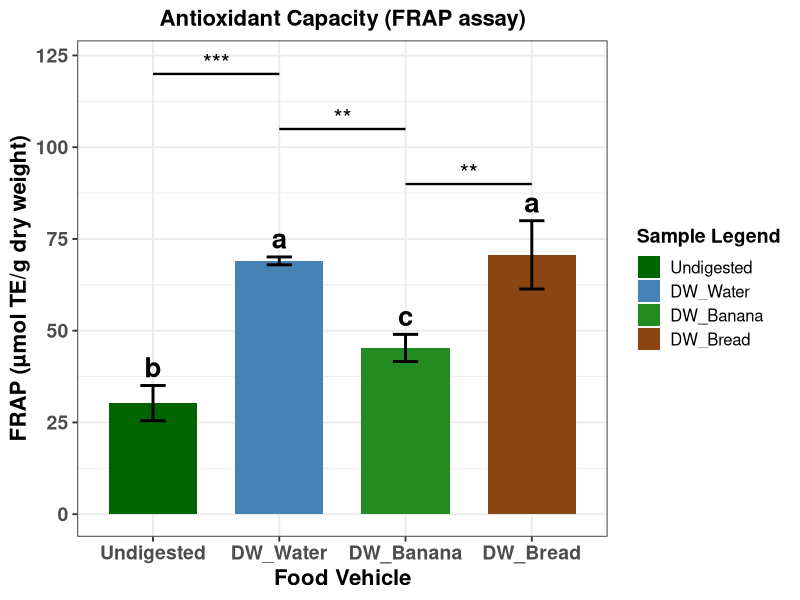

R code for this plot:
#This Code is made by Maruf Raihan (PhD,NICHE,Ulster)for FRAP data statistical analysis and visual presentation

library(dplyr)
library(ggplot2)
library(multcompView)

# -----------------------------
# Raw FRAP data
# -----------------------------
FRAP <- c(
  33.80, 32.20, 24.80,      # Undigested
  68.80, 68.10, 70.20,      # DW-Water
  41.60, 45.30, 49.00,      # DW-Banana
  81.40, 65.61, 64.97       # DW-Bread
)

group <- factor(rep(c("Undigested", "DW_Water", "DW_Banana", "DW_Bread"), each = 3))
df <- data.frame(FRAP, group)

# -----------------------------
# ANOVA + Tukey
# -----------------------------
anova_result <- aov(FRAP ~ group, data = df)
tukey <- TukeyHSD(anova_result)

# Extract p-values
pvals <- tukey$group[, "p adj"]
names(pvals) <- rownames(tukey$group)

# -----------------------------
# Tukey LETTERS (NEW)
# -----------------------------
letters <- multcompLetters(pvals)$Letters
letters_df <- data.frame(
  Sample = names(letters),
  Letter = letters
)

# -----------------------------
# Summary table (means + SD)
# -----------------------------
df_summary <- df %>%
  group_by(group) %>%
  summarise(
    Mean = mean(FRAP),
    SD   = sd(FRAP),
    .groups = "drop"
  )

df_summary$Sample <- factor(df_summary$group,
                            levels = c("Undigested", "DW_Water", "DW_Banana", "DW_Bread"))

# Merge Tukey letters into summary
df_summary <- merge(df_summary, letters_df, by.x = "Sample", by.y = "Sample")

# -----------------------------
# Function: convert p-value → asterisks
# -----------------------------
p_to_star <- function(p) {
  if (p < 0.0001) return("****")
  if (p < 0.001)  return("***")
  if (p < 0.01)   return("**")
  if (p < 0.05)   return("*")
  return("ns")
}

# -----------------------------
# Build automatic bracket table
# -----------------------------
comparisons <- data.frame(
  comp = names(pvals),
  p = pvals,
  stars = sapply(pvals, p_to_star)
)

# Split "A-B" into two groups
comparisons <- comparisons %>%
  mutate(
    g1 = sub("-.*", "", comp),
    g2 = sub(".*-", "", comp)
  )

# -----------------------------
# REMOVE ONLY:
# Undigested – DW_Banana
# Undigested – DW_Bread
# DW_Water – DW_Bread
# -----------------------------
remove_comps <- c(
  "Undigested-DW_Banana",
  "DW_Banana-Undigested",
  "DW_Water-DW_Bread",
  "DW_Bread-DW_Water",
  "Undigested-DW_Bread"
)

comparisons <- comparisons %>%
  filter(!(comp %in% remove_comps))

# -----------------------------
# Assign bracket height automatically
# -----------------------------
max_y <- max(df_summary$Mean + df_summary$SD)
comparisons$y <- seq(max_y + 10, max_y + 10 + 15*(nrow(comparisons)-1), by = 15)

# -----------------------------
# ggplot
# -----------------------------
p <- ggplot(df_summary, aes(x = Sample, y = Mean, fill = Sample)) +
  geom_col(width = 0.7) +
  geom_errorbar(aes(ymin = Mean - SD, ymax = Mean + SD),
                width = 0.2, linewidth = 1) +
  
  # -----------------------------
# ADD TUKEY LETTERS ABOVE BARS
# -----------------------------
geom_text(
  aes(label = Letter, y = Mean + SD + 5),
  size = 7,
  fontface = "bold"
) +
  
  scale_fill_manual(
    values = c("Undigested" = "darkgreen",
               "DW_Water"   = "steelblue",
               "DW_Banana"  = "forestgreen",
               "DW_Bread"   = "saddlebrown"),
    name = "Sample Legend"
  ) +
  
  theme_bw(base_size = 14) +
  theme(
    legend.position = "right",
    legend.title = element_text(size = 14, face = "bold"),
    legend.text  = element_text(size = 12),
    plot.title = element_text(size = 16, face = "bold", hjust = 0.5),
    axis.text.x = element_text(size = 14, face = "bold"),
    axis.text.y = element_text(size = 14, face = "bold"),
    axis.title.x = element_text(size = 16, face = "bold"),
    axis.title.y = element_text(size = 16, face = "bold")
  ) +
  labs(
    title = "Antioxidant Capacity (FRAP assay)",
    x = "Food Vehicle",
    y = "FRAP (µmol TE/g dry weight)"
  )

# -----------------------------
# Add automatic brackets + asterisks
# -----------------------------
for (i in 1:nrow(comparisons)) {
  g1 <- comparisons$g1[i]
  g2 <- comparisons$g2[i]
  y  <- comparisons$y[i]
  stars <- comparisons$stars[i]
  
  x1 <- which(levels(df_summary$Sample) == g1)
  x2 <- which(levels(df_summary$Sample) == g2)
  
  p <- p +
    annotate("segment", x = x1, xend = x2, y = y, yend = y, linewidth = 0.8) +
    annotate("text", x = (x1 + x2)/2, y = y + 3, label = stars, size = 6)
}

print(p)

# -----------------------------
# Console output
# -----------------------------
cat("\n=== DESCRIPTIVE STATS + TUKEY LETTERS ===\n")
print(df_summary)

cat("\n=== ANOVA SUMMARY ===\n")
print(summary(anova_result))

cat("\n=== TUKEY POST-HOC ===\n")
print(tukey)

cat("\n=== SIGNIFICANCE STARS USED IN PLOT ===\n")
print(comparisons[, c("comp", "p", "stars")])
